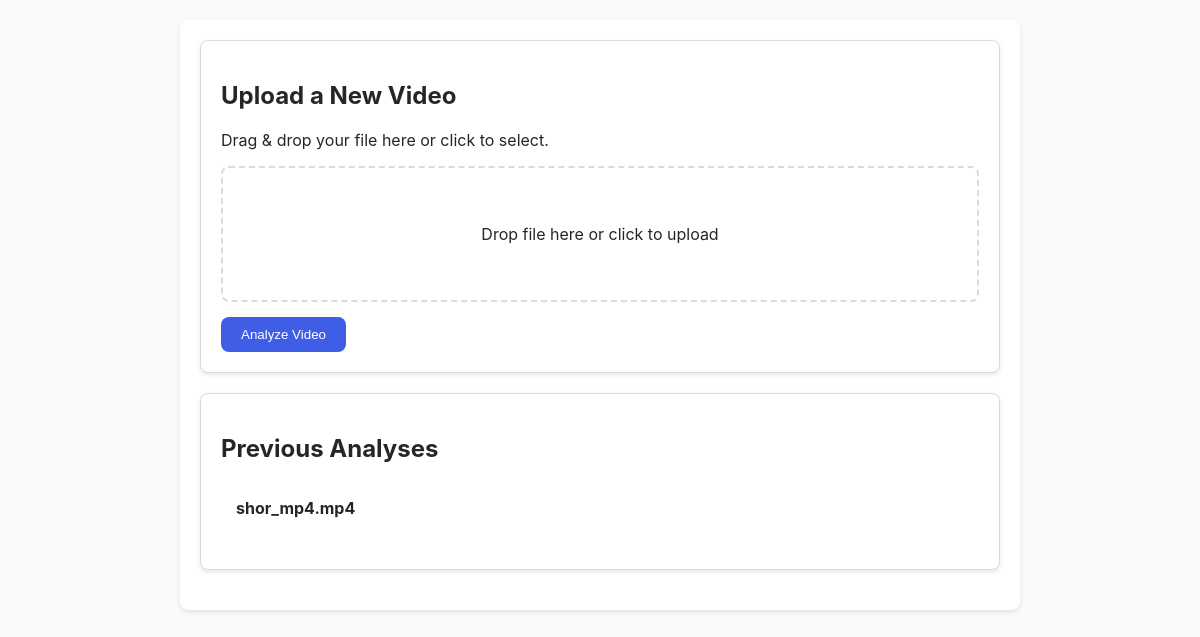
Before: / with the older database file.
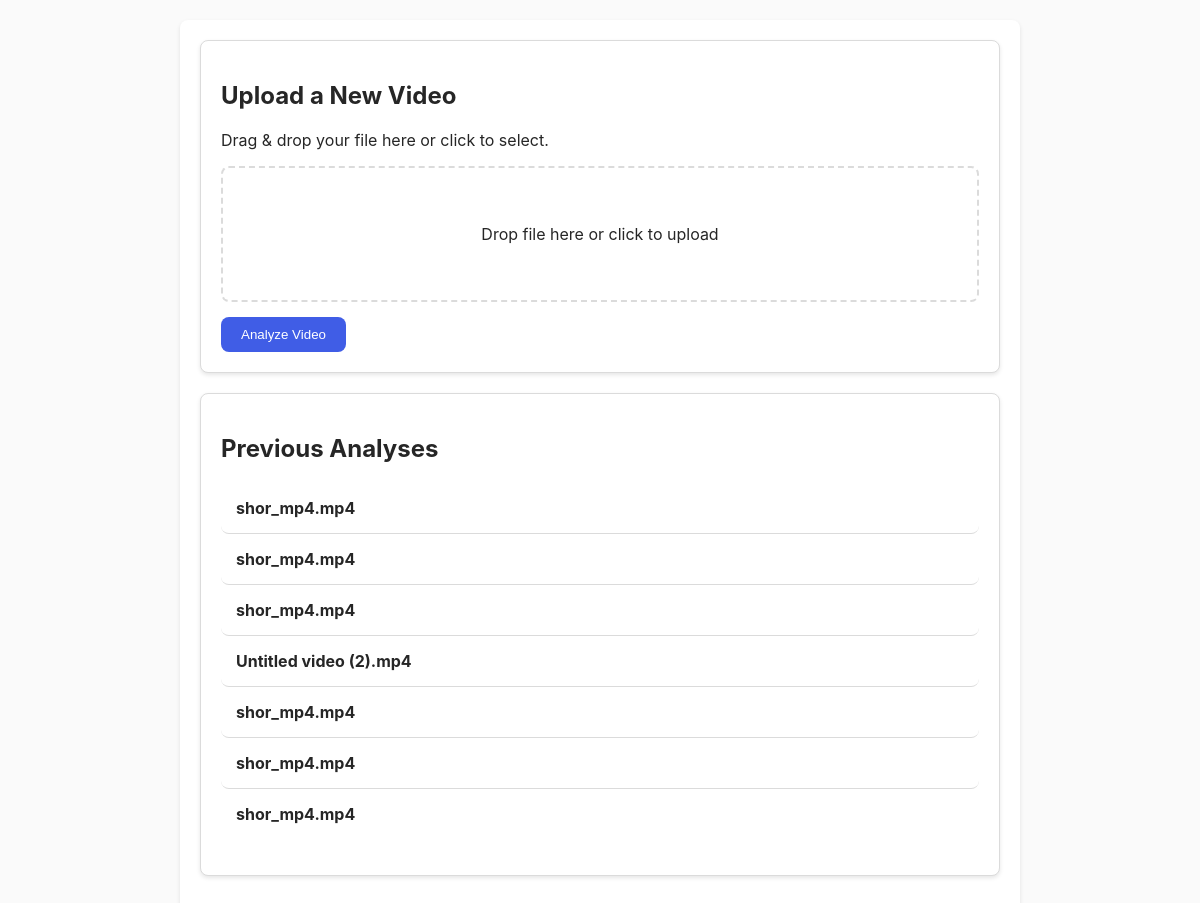
After: the same page with the newer database file.
### tables this page shows
CREATE TABLE videos (
        id INTEGER PRIMARY KEY AUTOINCREMENT,
        filename TEXT NOT NULL,
        original_filename TEXT NOT NULL,
        file_size INTEGER NOT NULL,
        mime_type TEXT NOT NULL,
        upload_url TEXT,
        transcript TEXT,
        created_at TIMESTAMP DEFAULT CURRENT_TIMESTAMP
    );

### app/main.py (the view)
@app.get("/", response_class=HTMLResponse)
async def read_root(request: Request):
    conn = get_db_connection()
    videos_cursor = conn.execute("SELECT id, original_filename, created_at FROM videos ORDER BY created_at DESC")
    videos = videos_cursor.fetchall()
    conn.close()
    return templates.TemplateResponse("index.html", {"request": request, "videos": videos})

### app/templates/index.html (shortened to what this page needs)
{% extends "base.html" %}
{% block content %}
<div class="container">
    <div class="upload-section card" x-data="fileUpload()">
        <h2>Upload a New Video</h2>
        <p>Drag & drop your file here or click to select.</p>
        <div
            class="drop-area"
            :class="{ 'drag-over': isDragging }"
            @dragover.prevent="isDragging = true"
            @dragleave.prevent="isDragging = false"
            @drop.prevent="handleDrop"
            @click="$refs.fileInput.click()"
        >
            <p x-show="!fileName">Drop file here or click to upload</p>
        </div>
        <button @click="submitForm" :disabled="!file || isUploading" class="button">
            <span x-show="!isUploading">Analyze Video</span>
        </button>
    </div>
    <div class="previous-videos-section card">
        <h2>Previous Analyses</h2>
        {% if videos %}
            <ul class="video-list">
                {% for video in videos %}
                <li class="video-list-item">
                    <a href="/video/{{ video.id }}">
                        <span class="filename">{{ video.original_filename }}</span>
                    </a>
                </li>
                {% endfor %}
            </ul>
        {% endif %}
    </div>
</div>
{% endblock %}

### app/templates/base.html (shortened to what this page needs)
<!DOCTYPE html>
<html lang="en">
<head>
    <link rel="stylesheet" href="/static/css/style.css">
</head>
<body>
    {% block content %}{% endblock %}
</body>
</html>

### app/static/css/style.css (style rules this page uses)
:root { --primary: #405DE6; --secondary: #5851DB; --background: #FAFAFA; --text: #262626; --border: #DBDBDB; --radius: 8px; --shadow: 0 2px 4px rgba(0,0,0,0.1); }
body { font-family: -apple-system, BlinkMacSystemFont, "Segoe UI", Roboto, Helvetica, Arial, sans-serif; background-color: var(--background); color: var(--text); margin: 0; padding: 20px; }
.container { max-width: 800px; margin: 0 auto; background-color: #fff; padding: 20px; border-radius: var(--radius); box-shadow: var(--shadow); }
.button { background-color: var(--primary); color: #fff; padding: 10px 20px; border-radius: var(--radius); text-decoration: none; display: inline-block; border: none; cursor: pointer; transition: background-color 0.2s, transform 0.1s; }

### app/templates/index.html (style rules this page uses)
.card { background-color: #fff; border: 1px solid var(--border); border-radius: var(--radius); padding: 20px; margin-bottom: 20px; box-shadow: var(--shadow); }
.drop-area { border: 2px dashed var(--border); border-radius: var(--radius); padding: 40px; text-align: center; cursor: pointer; transition: background-color 0.2s; margin-top: 15px; margin-bottom: 15px; }
.video-list { list-style: none; padding: 0; }
.video-list-item a { display: flex; justify-content: space-between; padding: 15px; border-radius: var(--radius); text-decoration: none; color: var(--text); transition: background-color 0.2s; border-bottom: 1px solid var(--border); }
.video-list-item:last-child a { border-bottom: none; }
.filename { font-weight: bold; }

Changed rows visible on the page:
added videos: original_filename "shor_mp4.mp4"
added videos: original_filename "shor_mp4.mp4"
added videos: original_filename "shor_mp4.mp4"
added videos: original_filename "Untitled video (2).mp4"
added videos: original_filename "shor_mp4.mp4"
added videos: original_filename "shor_mp4.mp4"
